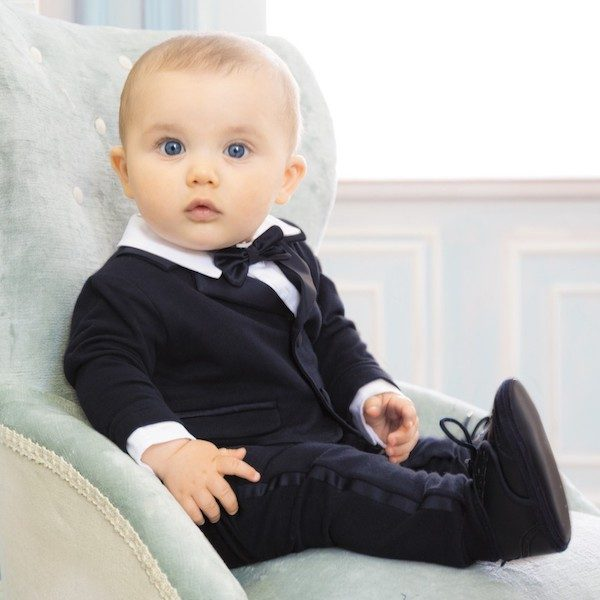
#> input picture 1.jpg, 600 x 600 px
$ jupyter execute --allow-errors Age_And_Gender_Detection.ipynb   (shell and % lines are left out)
#> lines starting #> are read from the running program, lines starting #| are printed output that depends on the picture
<a href="https://colab.research.google.com/github/JyotirmoyiSaha/Age-And-Gender-Detection/blob/main/Age_And_Gender_Detection.ipynb" target="_parent"></a>

[cell 1]
%cd Age-And-Gender-Detection

[cell 2]
import cv2 as cv
import math
import time
from google.colab.patches import cv2_imshow

[cell 3]
def getFaceBox(net, frame, conf_threshold=0.7):
    frameOpencvDnn = frame.copy()
    frameHeight = frameOpencvDnn.shape[0]
    frameWidth = frameOpencvDnn.shape[1]
    blob = cv.dnn.blobFromImage(frameOpencvDnn, 1.0, (300, 300), [104, 117, 123], True, False)

    net.setInput(blob)
    detections = net.forward()
    bboxes = []
    for i in range(detections.shape[2]):
        confidence = detections[0, 0, i, 2]
        if confidence > conf_threshold:
            x1 = int(detections[0, 0, i, 3] * frameWidth)
            y1 = int(detections[0, 0, i, 4] * frameHeight)
            x2 = int(detections[0, 0, i, 5] * frameWidth)
            y2 = int(detections[0, 0, i, 6] * frameHeight)
            bboxes.append([x1, y1, x2, y2])
            cv.rectangle(frameOpencvDnn, (x1, y1), (x2, y2), (0, 255, 0), int(round(frameHeight/150)), 8)
    return frameOpencvDnn, bboxes

faceProto = "modelNweight/opencv_face_detector.pbtxt"
faceModel = "modelNweight/opencv_face_detector_uint8.pb"

ageProto = "modelNweight/age_deploy.prototxt"
ageModel = "modelNweight/age_net.caffemodel"

genderProto = "modelNweight/gender_deploy.prototxt"
genderModel = "modelNweight/gender_net.caffemodel"

MODEL_MEAN_VALUES = (78.4263377603, 87.7689143744, 114.895847746)
ageList = ['(0-2)', '(4-6)', '(8-12)', '(15-20)', '(25-32)', '(38-43)', '(48-53)', '(60-100)']
genderList = ['Male', 'Female']

# Load network
#> (the rest of this cell did not finish here and is left out)

[cell 4]
input = cv.imread("1.jpg")
#> input is the input picture: shape (600, 600, 3); mean B, G, R 166.3, 169.3, 173.3
#> (the rest of this cell did not finish here and is left out)

[cell 5]
input = cv.imread("2.jpg")
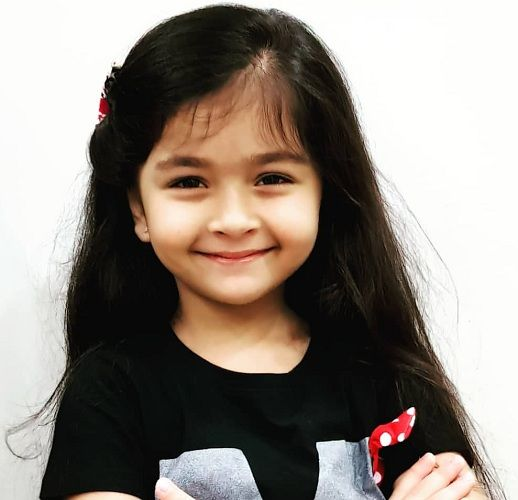
#> input picture 2.jpg, 518 x 500 px
#> input is the input picture: shape (500, 518, 3); mean B, G, R 127.7, 135.5, 144.6
#> (the rest of this cell did not finish here and is left out)

[cell 6]
input = cv.imread("3.jpg")
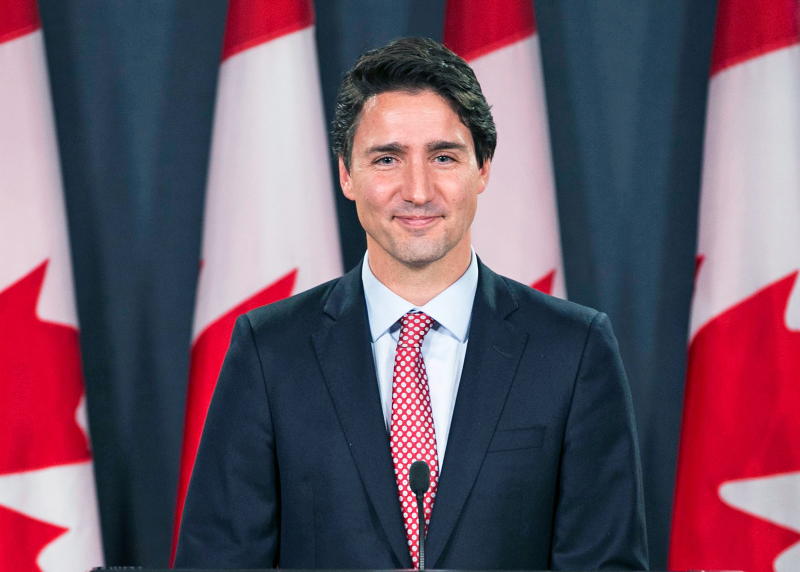
#> input picture 3.jpg, 1600 x 1144 px (shown at 1/2 size)
#> input is the input picture: shape (1144, 1600, 3); mean B, G, R 101.2, 84.7, 108.6
#> (the rest of this cell did not finish here and is left out)
